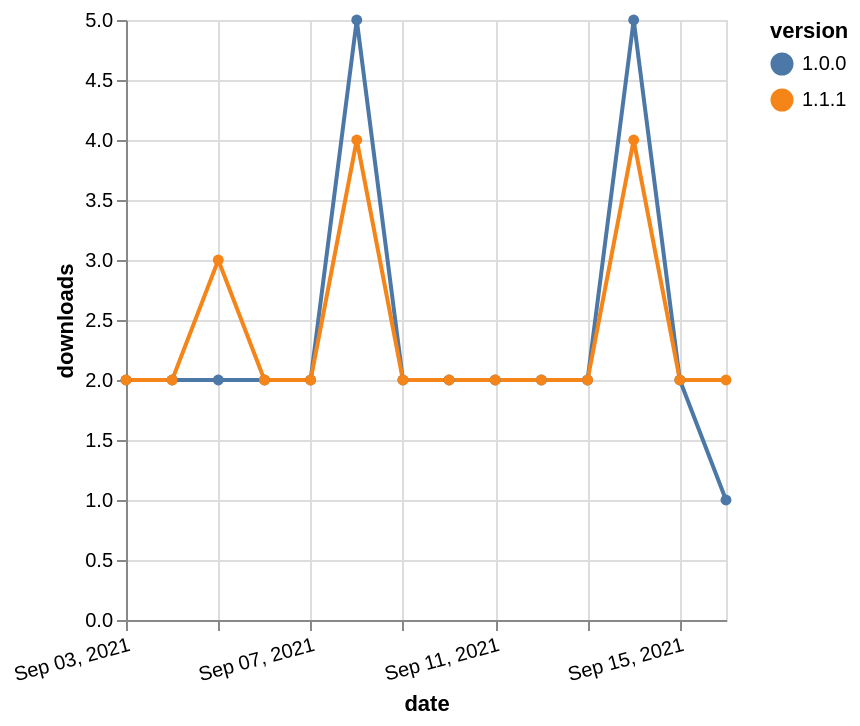

Describe this chart as a Vega-Lite specification.
### Vega-Lite specification from a JSON file in a GitHub repository (floating-point values rounded to 4 significant figures)
{"$schema": "https://vega.github.io/schema/vega-lite/v5.json", "description": "A simple bar chart with embedded data.", "data": {"values": [{"date": "2021-09-03", "total": 3246, "delta": 2, "version": "1.0.0"}, {"date": "2021-09-04", "total": 3248, "delta": 2, "version": "1.0.0"}, {"date": "2021-09-05", "total": 3250, "delta": 2, "version": "1.0.0"}, {"date": "2021-09-06", "total": 3252, "delta": 2, "version": "1.0.0"}, {"date": "2021-09-07", "total": 3254, "delta": 2, "version": "1.0.0"}, {"date": "2021-09-08", "total": 3259, "delta": 5, "version": "1.0.0"}, {"date": "2021-09-09", "total": 3261, "delta": 2, "version": "1.0.0"}, {"date": "2021-09-10", "total": 3263, "delta": 2, "version": "1.0.0"}, {"date": "2021-09-11", "total": 3265, "delta": 2, "version": "1.0.0"}, {"date": "2021-09-12", "total": 3267, "delta": 2, "version": "1.0.0"}, {"date": "2021-09-13", "total": 3269, "delta": 2, "version": "1.0.0"}, {"date": "2021-09-14", "total": 3274, "delta": 5, "version": "1.0.0"}, {"date": "2021-09-15", "total": 3276, "delta": 2, "version": "1.0.0"}, {"date": "2021-09-16", "total": 3277, "delta": 1, "version": "1.0.0"}, {"date": "2021-09-03", "total": 1534, "delta": 2, "version": "1.1.1"}, {"date": "2021-09-04", "total": 1536, "delta": 2, "version": "1.1.1"}, {"date": "2021-09-05", "total": 1539, "delta": 3, "version": "1.1.1"}, {"date": "2021-09-06", "total": 1541, "delta": 2, "version": "1.1.1"}, {"date": "2021-09-07", "total": 1543, "delta": 2, "version": "1.1.1"}, {"date": "2021-09-08", "total": 1547, "delta": 4, "version": "1.1.1"}, {"date": "2021-09-09", "total": 1549, "delta": 2, "version": "1.1.1"}, {"date": "2021-09-10", "total": 1551, "delta": 2, "version": "1.1.1"}, {"date": "2021-09-11", "total": 1553, "delta": 2, "version": "1.1.1"}, {"date": "2021-09-12", "total": 1555, "delta": 2, "version": "1.1.1"}, {"date": "2021-09-13", "total": 1557, "delta": 2, "version": "1.1.1"}, {"date": "2021-09-14", "total": 1561, "delta": 4, "version": "1.1.1"}, {"date": "2021-09-15", "total": 1563, "delta": 2, "version": "1.1.1"}, {"date": "2021-09-16", "total": 1565, "delta": 2, "version": "1.1.1"}]}, "width": "container", "mark": {"type": "line", "point": {"filled": true}}, "encoding": {"x": {"field": "date", "type": "temporal", "timeUnit": "yearmonthdate", "title": "date", "axis": {"labelAngle": -15}}, "y": {"field": "delta", "type": "quantitative", "title": "downloads"}, "color": {"field": "version", "type": "nominal"}, "tooltip": {"field": "delta"}}}
